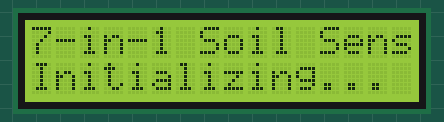
A sketch run on a simulated Arduino Uno, built with avr-gcc and run on an emulated ATmega328P. Shown: 16×2 character LCD. What the sketch prints to the serial monitor is not drawn.

Above: at 0.2 s.
At 10.2 s:
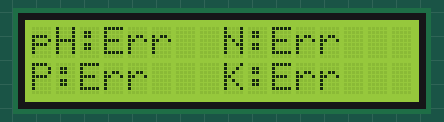
At 19.3 s:
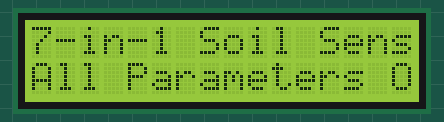
At 28.5 s:
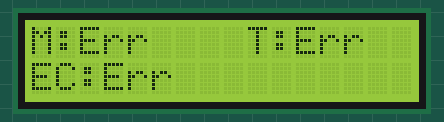

The sketch:

npk7in1_uno.ino
```cpp
#include <SoftwareSerial.h>
#include <Wire.h>
#include <LiquidCrystal_I2C.h>

// RE and DE Pins set the RS485 module to Receiver or Transmitter mode
#define RE 8
#define DE 7

// Device address (change this if your sensor has a different address)
#define DEVICE_ADDRESS 0x01

// Modbus function code for reading holding registers
#define READ_HOLDING_REGISTERS 0x03

// Register addresses from your 7-in-1 sensor documentation
#define MOISTURE_REGISTER 0x0000  // Register 40001 - Moisture content
#define TEMPERATURE_REGISTER 0x0001 // Register 40002 - Temperature value
#define CONDUCTIVITY_REGISTER 0x0002 // Register 40003 - Electrical conductivity
#define PH_REGISTER 0x0003         // Register 40004 - PH value
#define NITROGEN_REGISTER 0x0004   // Register 40005 - Nitrogen content
#define PHOSPHORUS_REGISTER 0x0005 // Register 40006 - Phosphorus content
#define POTASSIUM_REGISTER 0x0006  // Register 40007 - Potassium content

// I2C LCD address - usually 0x27 or 0x3F
#define LCD_ADDRESS 0x27
#define LCD_COLUMNS 16
#define LCD_ROWS 2

// SoftwareSerial for RS485 communication
SoftwareSerial mod(2, 3); // RX, TX

// Initialize I2C LCD
LiquidCrystal_I2C lcd(LCD_ADDRESS, LCD_COLUMNS, LCD_ROWS);

// CRC calculation function
uint16_t calculateCRC(uint8_t *data, uint8_t length) {
  uint16_t crc = 0xFFFF;
  for (uint8_t pos = 0; pos < length; pos++) {
    crc ^= (uint16_t)data[pos];
    for (uint8_t i = 8; i != 0; i--) {
      if ((crc & 0x0001) != 0) {
        crc >>= 1;
        crc ^= 0xA001;
      } else {
        crc >>= 1;
      }
    }
  }
  return crc;
}

// Function to create Modbus request frame
void createRequestFrame(uint8_t *frame, uint8_t deviceAddress, uint8_t functionCode, uint16_t registerAddress, uint16_t registerCount) {
  frame[0] = deviceAddress;           // Device address
  frame[1] = functionCode;            // Function code
  frame[2] = (registerAddress >> 8) & 0xFF; // High byte of register address
  frame[3] = registerAddress & 0xFF;        // Low byte of register address
  frame[4] = (registerCount >> 8) & 0xFF;   // High byte of register count
  frame[5] = registerCount & 0xFF;          // Low byte of register count

  // Calculate CRC
  uint16_t crc = calculateCRC(frame, 6);
  frame[6] = crc & 0xFF;        // Low byte of CRC
  frame[7] = (crc >> 8) & 0xFF; // High byte of CRC
}

// Function to read a value from a register
uint16_t readRegister(uint16_t registerAddress) {
  uint8_t requestFrame[8];
  uint8_t responseFrame[9]; // Increased buffer size for multiple registers
  uint16_t value = 0;

  // Create the request frame
  createRequestFrame(requestFrame, DEVICE_ADDRESS, READ_HOLDING_REGISTERS, registerAddress, 1);

  // Send request
  digitalWrite(DE, HIGH);
  digitalWrite(RE, HIGH);
  delay(10);

  mod.write(requestFrame, sizeof(requestFrame));
  mod.flush();

  // Switch to receive mode
  digitalWrite(DE, LOW);
  digitalWrite(RE, LOW);
  delay(10);

  // Wait for and read response
  unsigned long startTime = millis();
  uint8_t index = 0;

  while (millis() - startTime < 1000 && index < sizeof(responseFrame)) {
    if (mod.available()) {
      responseFrame[index++] = mod.read();
    }
  }

  // Check if we received a complete response
  if (index >= 5) {
    // Verify CRC
    uint16_t receivedCRC = (responseFrame[index-1] << 8) | responseFrame[index-2];
    uint16_t calculatedCRC = calculateCRC(responseFrame, index-2);

    if (receivedCRC == calculatedCRC && responseFrame[1] == READ_HOLDING_REGISTERS) {
      // Extract the value (big-endian format)
      value = (responseFrame[3] << 8) | responseFrame[4];
    } else {
      Serial.print("CRC error or invalid response for register 0x");
      Serial.println(registerAddress, HEX);
      return 0xFFFF; // Return error value
    }
  } else {
    Serial.print("Timeout or incomplete response for register 0x");
    Serial.println(registerAddress, HEX);
    return 0xFFFF; // Return error value
  }

  return value;
}

// Function to display values on LCD with scrolling
void displayOnLCD(float moisture, float temperature, uint16_t conductivity, float ph,
                  uint16_t nitrogen, uint16_t phosphorus, uint16_t potassium) {
  static int displayState = 0;
  static unsigned long lastDisplayChange = 0;

  if (millis() - lastDisplayChange > 3000) { // Change display every 3 seconds
    displayState = (displayState + 1) % 3;
    lastDisplayChange = millis();
    lcd.clear();
  }

  switch (displayState) {
    case 0: // Display moisture and temperature
      lcd.setCursor(0, 0);
      lcd.print("M:");
      if (moisture != -1.0) {
        lcd.print(moisture, 1);
        lcd.print("%");
      } else {
        lcd.print("Err");
      }

      lcd.setCursor(9, 0);
      lcd.print("T:");
      if (temperature != -100.0) {
        lcd.print(temperature, 1);
        lcd.print("C");
      } else {
        lcd.print("Err");
      }

      lcd.setCursor(0, 1);
      lcd.print("EC:");
      if (conductivity != 0xFFFF) {
        lcd.print(conductivity);
        lcd.print("uS");
      } else {
        lcd.print("Err");
      }
      break;

    case 1: // Display pH and NPK
      lcd.setCursor(0, 0);
      lcd.print("pH:");
      if (ph != -1.0) {
        lcd.print(ph, 1);
      } else {
        lcd.print("Err");
      }

      lcd.setCursor(8, 0);
      lcd.print("N:");
      if (nitrogen != 0xFFFF) {
        lcd.print(nitrogen);
      } else {
        lcd.print("Err");
      }

      lcd.setCursor(0, 1);
      lcd.print("P:");
      if (phosphorus != 0xFFFF) {
        lcd.print(phosphorus);
      } else {
        lcd.print("Err");
      }

      lcd.setCursor(8, 1);
      lcd.print("K:");
      if (potassium != 0xFFFF) {
        lcd.print(potassium);
      } else {
        lcd.print("Err");
      }
      break;

    case 2: // Display all values summary
      lcd.setCursor(0, 0);
      lcd.print("7-in-1 Soil Sensor");
      lcd.setCursor(0, 1);
      lcd.print("All Parameters OK");
      break;
  }
}

void setup() {
  // Set the baud rate for the Serial port
  Serial.begin(9600);

  // Set the baud rate for the SoftwareSerial object (match sensor baudrate)
  mod.begin(4800); // Default baudrate for the sensor

  // Define pin modes for RE and DE
  pinMode(RE, OUTPUT);
  pinMode(DE, OUTPUT);

  // Start in receive mode
  digitalWrite(RE, LOW);
  digitalWrite(DE, LOW);

  // Initialize I2C LCD
  Wire.begin();
  lcd.init();
  lcd.backlight();
  lcd.clear();

  // Display welcome message
  lcd.setCursor(0, 0);
  lcd.print("7-in-1 Soil Sensor");
  lcd.setCursor(0, 1);
  lcd.print("Initializing...");

  Serial.println("7-in-1 Soil Sensor Initialized");
  Serial.println("Default baudrate: 4800");
  Serial.println("Default address: 0x01");

  delay(2000);
  lcd.clear();
}

void loop() {
  // Read all sensor values
  uint16_t moisture_raw = readRegister(MOISTURE_REGISTER);
  delay(100);

  uint16_t temperature_raw = readRegister(TEMPERATURE_REGISTER);
  delay(100);

  uint16_t conductivity = readRegister(CONDUCTIVITY_REGISTER);
  delay(100);

  uint16_t ph_raw = readRegister(PH_REGISTER);
  delay(100);

  uint16_t nitrogen = readRegister(NITROGEN_REGISTER);
  delay(100);

  uint16_t phosphorus = readRegister(PHOSPHORUS_REGISTER);
  delay(100);

  uint16_t potassium = readRegister(POTASSIUM_REGISTER);
  delay(100);

  // Convert raw values to actual measurements
  float moisture = (moisture_raw != 0xFFFF) ? moisture_raw / 10.0 : -1.0;
  float temperature = (temperature_raw != 0xFFFF) ? temperature_raw / 10.0 : -100.0;
  float ph = (ph_raw != 0xFFFF) ? ph_raw / 10.0 : -1.0;

  // Display on LCD
  displayOnLCD(moisture, temperature, conductivity, ph, nitrogen, phosphorus, potassium);

  // Print values to serial monitor for debugging
  Serial.println("=== 7-in-1 Soil Sensor Readings ===");
  Serial.print("Moisture: ");
  if (moisture != -1.0) Serial.print(moisture, 1); else Serial.print("Error");
  Serial.println(" %");

  Serial.print("Temperature: ");
  if (temperature != -100.0) Serial.print(temperature, 1); else Serial.print("Error");
  Serial.println(" °C");

  Serial.print("Conductivity: ");
  if (conductivity != 0xFFFF) Serial.print(conductivity); else Serial.print("Error");
  Serial.println(" uS/cm");

  Serial.print("pH: ");
  if (ph != -1.0) Serial.print(ph, 1); else Serial.print("Error");
  Serial.println();

  Serial.print("Nitrogen: ");
  if (nitrogen != 0xFFFF) Serial.print(nitrogen); else Serial.print("Error");
  Serial.println(" mg/kg");

  Serial.print("Phosphorus: ");
  if (phosphorus != 0xFFFF) Serial.print(phosphorus); else Serial.print("Error");
  Serial.println(" mg/kg");

  Serial.print("Potassium: ");
  if (potassium != 0xFFFF) Serial.print(potassium); else Serial.print("Error");
  Serial.println(" mg/kg");
  Serial.println("===================================");

  delay(1000); // Update every second
}
```

Measured:
- what the display in image 1 shows lasts 9.2 s, from 10.1 s to 19.3 s
- what the display in image 2 shows lasts 9.1 s, from 19.3 s to 28.4 s
